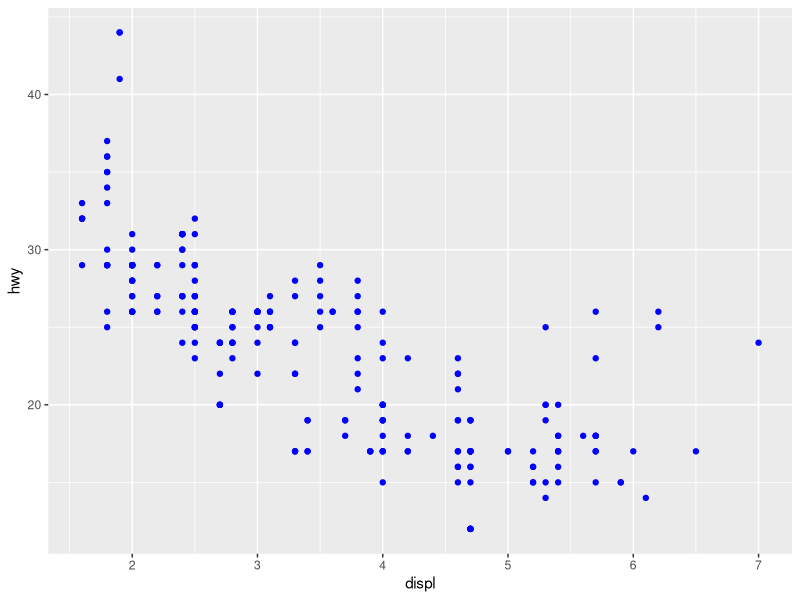
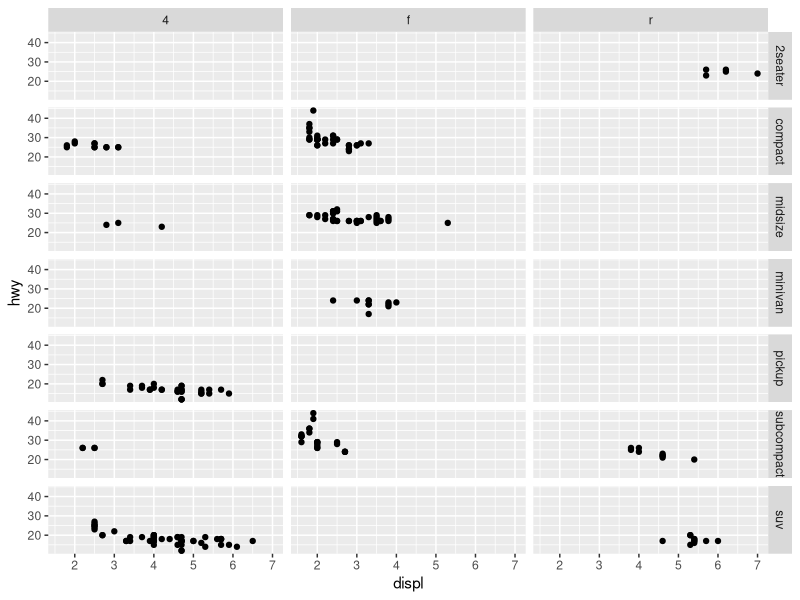
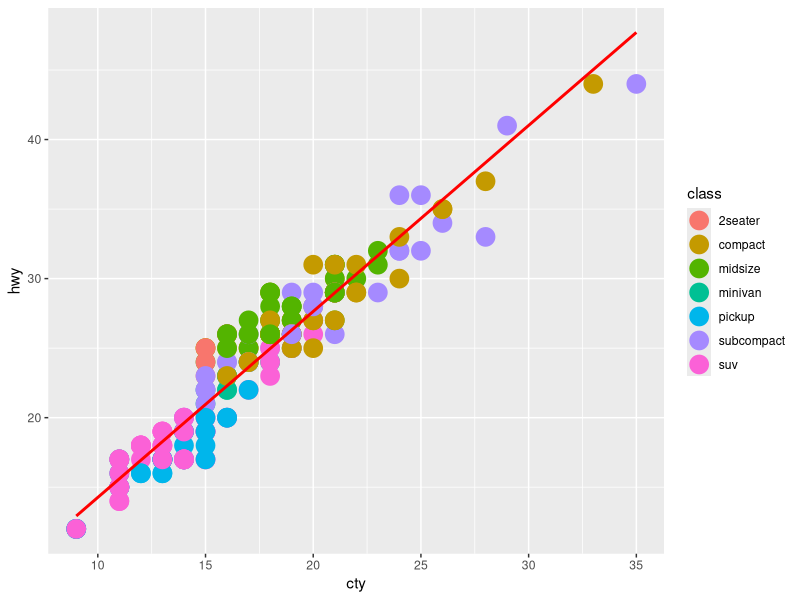
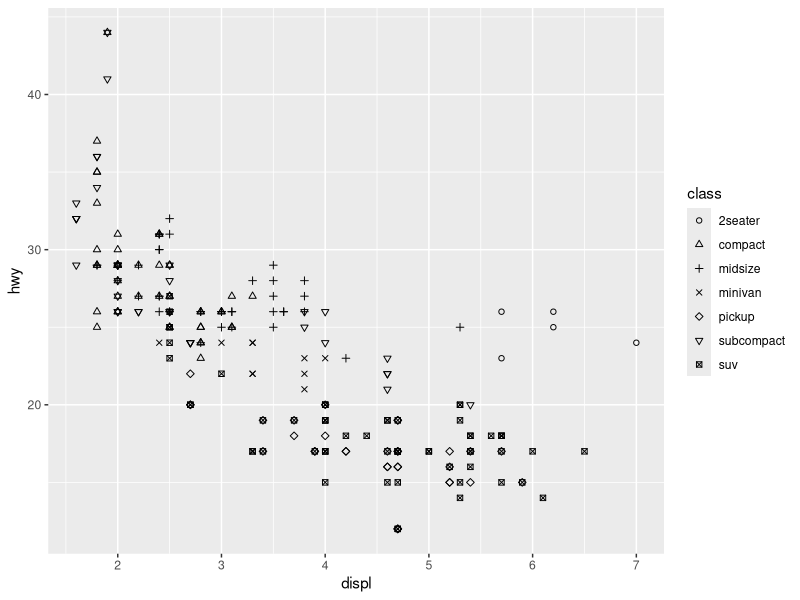
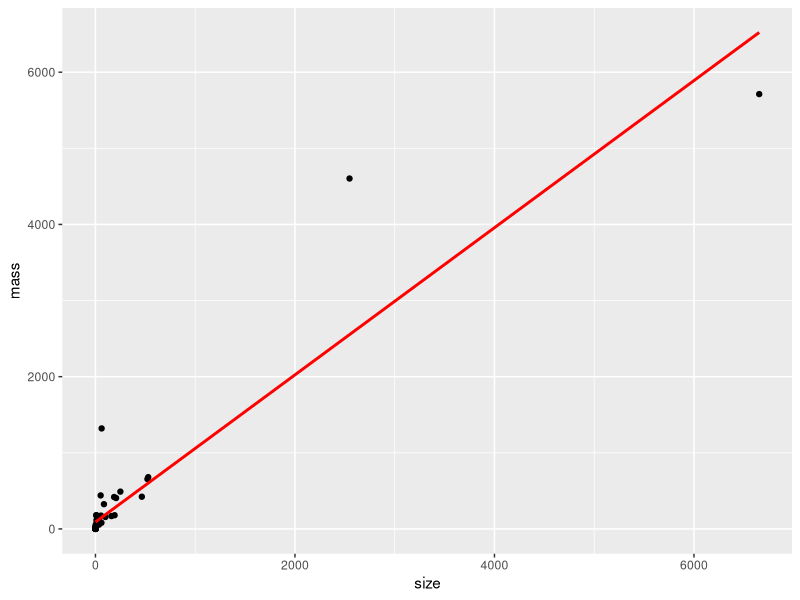

Recreate these plots in R, in order.
## ---- chunk 1
library(ggplot2)
data("mpg")
mpg
# first method
number_row <- nrow (mpg)
number_row
number_column <- ncol (mpg)
number_column
# second method
dimensions <- dim (mpg)
dimensions
total_row <- dimensions [1]
total_row 
total_columns <- dimensions [2]
total_columns 
## ---- chunk 2
#the color="blue" should be placed outside the aes()
ggplot(data = mpg) + 
  geom_point(mapping = aes(x = displ, y = hwy), color = "blue")
## ---- chunk 3
ggplot(data = mpg, aes(x = displ, y = hwy)) +
  geom_point() +
  facet_grid(class ~ drv)
## ---- chunk 4
ggplot(data = mpg, aes(x = cty, y = hwy, color = class)) +
  geom_point(size = 6) +
  geom_smooth(method = "lm", se = FALSE, color = "red") 
## ---- chunk 5
subcompact_15 <- subset (mpg, class == "subcompact" & cty == 15)
subcompact_15
man_mod_15 <- subcompact_15 [, c("manufacturer","model") ]
man_mod_15
## ---- chunk 6
ggplot(data = mpg) + 
  geom_point(mapping = aes(x = displ, y = hwy, shape = class)) +
  scale_shape_manual(values = 1:7)
## ---- chunk 7
x <- c(3.385,0.48,1.35,465,36.33,27.66,14.83,1.04,4.19,0.425,0.101,0.92,1,0.005,0.06,3.5,2,1.7,2547,0.023,187.1,521,0.785,10,3.3,0.2,1.41,529,207,85,0.75,62,6654,3.5,6.8,35,4.05,0.12,0.023,0.01,1.4,250,2.5,55.5,100,52.16,10.55,0.55,60,3.6,4.288,0.28,0.075,0.122,0.048,192,3,160,0.9,1.62,0.104,4.235)
y <- c(44.5,15.5,8.1,423,119.5,115,98.2,5.5,58,6.4,4,5.7,6.6,0.14,1,10.8,12.3,6.3,4603,0.3,419,655,3.5,115,25.6,5,17.5,680,406,325,12.3,1320,5712,3.9,179,56,17,1,0.4,0.25,12.5,490,12.1,175,157,440,179.5,2.4,81,21,39.2,1.9,1.2,3,0.33,180,25,169,2.6,11.4,2.5,50.4)
size_mass <- data.frame (size = x, mass = y)
size_mass
ggplot(size_mass, aes(size, mass)) +
      geom_point() +
      geom_smooth(method = "lm", color = "red", se = FALSE)
## ---- chunk 8
# Write your code here (method 1)
## ---- chunk 9
# Write your code here (method 2)
